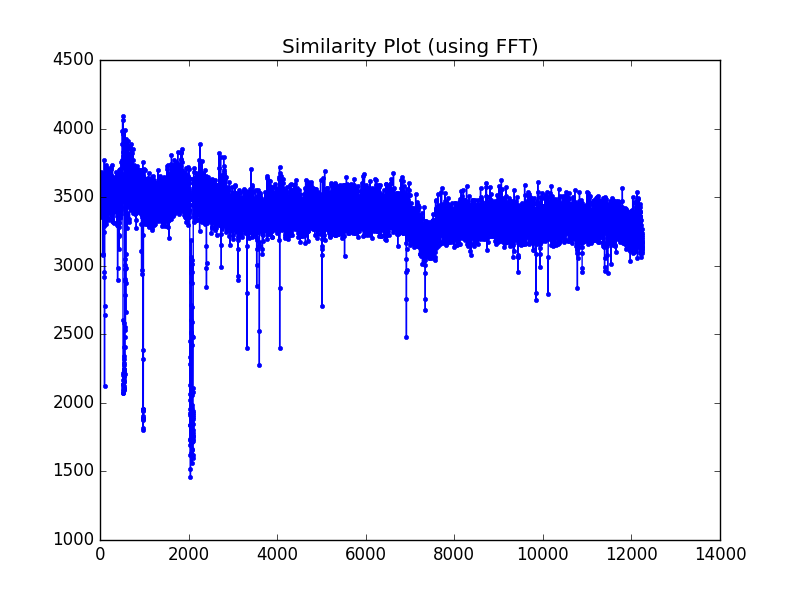

Recreate this plot in Python.
import matplotlib
matplotlib.use('Agg')
from PIL import Image
import numpy as np
import cv2
import os
import matplotlib.pyplot as plt
from skimage import color
from skimage.measure import structural_similarity as ssim
import random
import time 

IPimgfolder = '/data/shared/suhit/pgimages'
ganOPimgfolder = '/data/shared/suhit/pgfakes'
#IPrandomfolder1 = 'C:\\DragonBallZ\\Summer2018\\Video_Image_Processing_GANS\\sharedVBOX\\nf'
#OPrandomfolder2 = 'C:\\DragonBallZ\\Summer2018\\Video_Image_Processing_GANS\\sharedVBOX\\nffakes'

#full path where the plot is to be kept
targetGraphNameWithExt = '/data/shared/suhit/fft_min_plot.png'

#full path where the csv is to be kept. This csv contains for every input image , the image which it is most similar to. 
loc = '/data/shared/suhit/output_fftmin.csv'

from os import listdir
from os.path import isfile, join
ipfiles = [f for f in listdir(IPimgfolder) if isfile(join(IPimgfolder, f))]

def findfft(imageA , imageB):
    im1 = np.fft.fft2(imageA)
    im1_fshift = np.fft.fftshift(im1)
    mag1 = 20 * np.log(np.abs(im1_fshift))
    
    im2 = np.fft.fft2(imageB)
    im2_fshift = np.fft.fftshift(im2)
    mag2 = 20 * np.log(np.abs(im2_fshift))
    
    sim = np.sqrt(np.sum((mag1-mag2)**2))
    return sim

def numeric_chars1(x):
    y = x[:-4]
    return(int(y))

def numeric_chars2(x):
    y = x[5:-4]
    return(int(y))

file_list1 = os.listdir(IPimgfolder)
l1 = sorted(file_list1, key = numeric_chars1)

file_list2 = os.listdir(ganOPimgfolder)
l2 = sorted(file_list2, key = numeric_chars2)

# to keep the value of the image corresponding to max ssi and correspondingly its image name for the given input image
min_fft_val_list = []
min_fft_ip_op_img_name_dict = {}
print("start iterating over input images ----------------")

#iterating over the input images 
t_ini = time.time()
for ip in l1:
    ippath = os.path.join(IPimgfolder,ip)
    img1 = cv2.imread(ippath,0)
    img1.resize(64,64)
    # to keep the values of the file names and the ssi values ; both would have the same values 
    sortedfilenamesList = []
    fftvalList = []
    file_list = os.listdir(ganOPimgfolder)
    #iterating over the output images 
    print("Input file: '",ip,"' in progress")
    for file in l2:
        ganoppath = os.path.join(ganOPimgfolder,file)
        img2 = cv2.imread(ganoppath,0)       
        sortedfilenamesList.append(file)
        s = findfft(img1,img2)
        fftvalList.append(s)
    # picks the max value of ssi and gets the index. Stores it in the "max...." list created earlier
    fft_min_value = min(fftvalList)
    min_index = fftvalList.index(fft_min_value)
    min_fft_val_list.append(fft_min_value)
    min_fft_ip_op_img_name_dict[ip] = sortedfilenamesList[min_index]
print("end iterating over input images -----------------")
t_fin = time.time()
t_diff = t_fin-t_ini
print("Total time taken = ",t_diff)

plt.title('Similarity Plot (using FFT)')
plt.plot(min_fft_val_list,'.-')
plt.savefig(targetGraphNameWithExt,format = 'png')
print("Plot created successfully at ",targetGraphNameWithExt)

import pandas as pd
(pd.DataFrame.from_dict(data=min_fft_ip_op_img_name_dict, orient='index')
   .to_csv(loc, header=False))
print("csv saved successfully at ",loc)
print("--------------------FFT MIN PLOT----------------------------------")